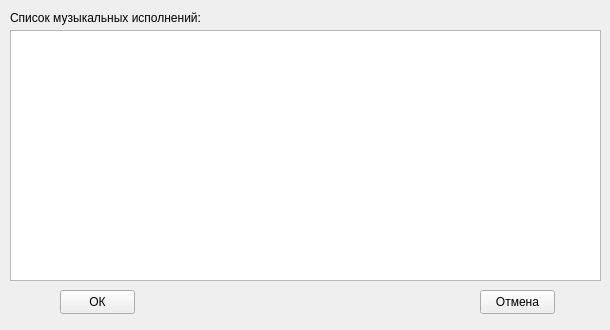
<?xml version="1.0" encoding="UTF-8"?>
<ui version="4.0">
 <class>PerfomanceWindow</class>
 <widget class="QWidget" name="PerfomanceWindow">
  <property name="geometry">
   <rect>
    <x>0</x>
    <y>0</y>
    <width>610</width>
    <height>330</height>
   </rect>
  </property>
  <property name="windowTitle">
   <string>Form</string>
  </property>
  <widget class="QLabel" name="label">
   <property name="geometry">
    <rect>
     <x>10</x>
     <y>10</y>
     <width>201</width>
     <height>16</height>
    </rect>
   </property>
   <property name="text">
    <string>Список музыкальных исполнений:</string>
   </property>
  </widget>
  <widget class="QTableView" name="tableView">
   <property name="geometry">
    <rect>
     <x>10</x>
     <y>30</y>
     <width>591</width>
     <height>251</height>
    </rect>
   </property>
  </widget>
  <widget class="QPushButton" name="okButton">
   <property name="geometry">
    <rect>
     <x>60</x>
     <y>290</y>
     <width>75</width>
     <height>24</height>
    </rect>
   </property>
   <property name="text">
    <string>ОК</string>
   </property>
  </widget>
  <widget class="QPushButton" name="cancelButton">
   <property name="geometry">
    <rect>
     <x>480</x>
     <y>290</y>
     <width>75</width>
     <height>24</height>
    </rect>
   </property>
   <property name="text">
    <string>Отмена</string>
   </property>
  </widget>
 </widget>
 <resources/>
 <connections/>
</ui>
